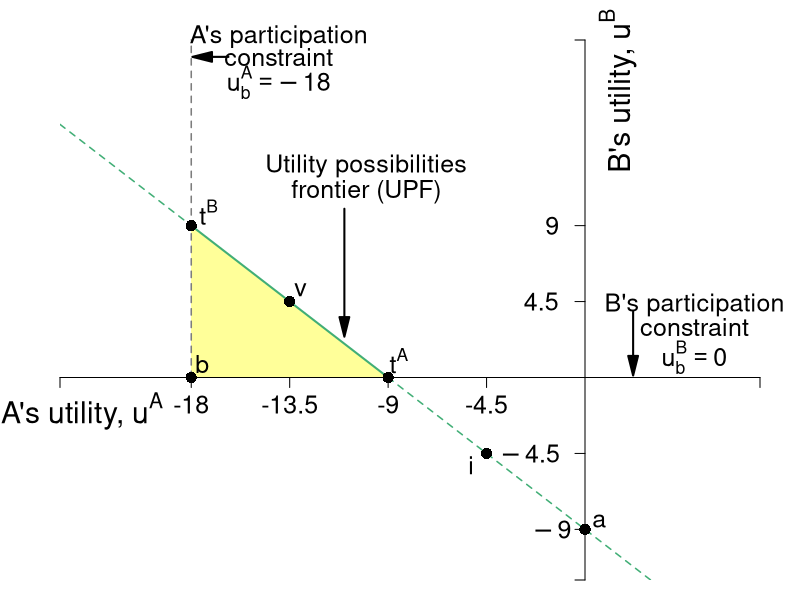

Source code (R):
require(shape)
pdf(file = "what_can_markets_do/upf_bargaining_coase_weighted.pdf", width = 9, height = 7)

#Set parameters for graphics
axislabelsize <- 1.8
labelsize <- 1.5
namesize <- 1.8
annotatesize <- 1.5
graphlinewidth <- 2
segmentlinewidth <- 1.5

COL <- c("#7fc97f", "#beaed4", "#fdc086", "#ffff99", "#386cb0", "#f0027f", "#bf5b17", "#666666")
COLA <- c("#e0f3db", "#99d8c9","#66c2a4","#41ae76", "#238b45", "#005824")
COLB <- c("#c6dbef", "#4eb3d3", "#2b8cbe", "#0868ac","#084081")
COLC <- c("#fcfbfd", "#efedf5", "#dadaeb", "#bcbddc", "#9e9ac8", "#807dba", "#6a51a3", "#54278f", "#3f007d")
grays <- gray.colors(25, start = 1, end = 0, alpha = 1)

par(mar =  c(1, 3, 2, 2))
xlims <- c(-24, 8)
ylims <- c(-12, 20)

upf <- function(uA, intercept = -9, slope = 1){
  intercept - slope*uA
}


#Plot command 
plot(40, 40, xlim = xlims, ylim = ylims, 
     type = "n",
     xlab = expression(paste("")),
     ylab = expression(paste("")), 
     axes = FALSE,
     # xlab = expression(paste("Bob's Payoff, ", u^B)),
     # ylab = expression(paste("Alfredo's Payoff, ", u^A)),
     #xaxt = "n", 
     #yaxt = "n", 
     cex.lab = axislabelsize, 
     bty = "n", 
     xaxs="i", 
     yaxs="i"
)


#Rent polygon
xrent <- c(-18, -18, -9, -18)
yrent <- c(0, 9, 0, 0)
polygon(xrent, yrent, col = COL[4], density = NULL, border = NA)

#Customize ticks and labels for the plot
# ticksy <- seq(ylims[1], ylims[2], 1)
# ylabels <- seq(ylims[1], ylims[2], 1)
# ticksx <- seq(xlims[1], xlims[2], 1)
# xlabels <- seq(xlims[1], xlims[2], 1)
ticksy <- c(ylims[1], -9, -4.5, 4.5, 9, ylims[2])
ylabels <- c(NA, NA, NA, NA, NA, NA)
ticksx <- c(xlims[1], -18, -13.5, -9, -4.5, xlims[2])
xlabels <- c(NA, -18, -13.5, -9, -4.5, NA)
axis(1, at = ticksx, pos = 0, labels = xlabels, cex.axis = labelsize)
axis(2, at = ticksy, pos = 0, labels = ylabels, las = 1, cex.axis = labelsize)
#Axis labels
text(xlims[1] + 1, -2, expression(paste("A's utility, ", u^A)), xpd = TRUE, cex = axislabelsize) 
text(1.5, ylims[2] - 3, expression(paste("B's utility, ", u^B)), xpd = TRUE, cex = axislabelsize, srt = 90) 


#Label 2.25 and 4.5
text(-2, 4.5, expression(paste(4.5)), xpd = TRUE, cex = labelsize) 
text(-1.5, 9, expression(paste(9)), xpd = TRUE, cex = labelsize) 
text(-2.5, -4.5 , expression(paste(-4.5)), xpd = TRUE, cex = labelsize) 
text(-1.5, -9 , expression(paste(-9)), xpd = TRUE, cex = labelsize) 
#text(-4.5, 0.5 , expression(paste(-4.5)), xpd = TRUE, cex = labelsize) 


npts <- 500 
xx1 <- seq(xlims[1], -18, length.out = npts)
xx2 <- seq(-18, -9, length.out = npts)
xx3 <- seq(-9, xlims[2], length.out = npts)
lines(xx1, upf(xx1), col = COLA[4], lwd = segmentlinewidth, lty = 2)
lines(xx2, upf(xx2), col = COLA[4], lwd = graphlinewidth)
lines(xx3, upf(xx3), col = COLA[4], lwd = segmentlinewidth, lty = 2)



#Lines for the coordinates of the Nash equilbrium
#text(-15.8, -7, expression(paste("Economic rents, or")), cex = labelsize)
# text(-15.8, -9, expression(paste("Bargaining set")), cex = labelsize)
# Arrows(-15.8, -6, -15.8, 1, col = "black", lty = 1, lwd = 2, arr.type = "triangle")

#Label the UPF
#text(-9, 18, expression(paste("Utility possibilities frontier, or")), cex = labelsize)
#text(-9, 16, expression(paste("bargaining frontier")), cex = labelsize)
text(-10, 12.5, expression(paste("Utility possibilities")), cex = labelsize)
text(-10, 11, expression(paste("frontier (UPF)")), cex = labelsize)

Arrows(-11, 10, -11, 3, col = "black", lty = 1, lwd = 2, arr.type = "triangle")

#Lines for Fallback positions
segments(-18, 0, -18, ylims[2], lty = 2, col = grays[20], lwd = segmentlinewidth, xpd = TRUE)
text(-14, 20.2, expression(paste("A's participation")), cex = labelsize, xpd = TRUE)
text(-14, 19, expression(paste("constraint")), cex = labelsize, xpd = TRUE)
text(-14, 17.5, expression(paste(u[b]^A == -18)), cex = labelsize, xpd = TRUE)
Arrows(-16.3, 19, -17.5, 19, col = "black", lty = 1, lwd = 2, arr.type = "triangle")


text(5, 4.3, expression(paste("B's participation")), cex = labelsize, xpd = TRUE)
text(5, 3, expression(paste("constraint")), cex = labelsize, xpd = TRUE)
text(5, 1.2, expression(paste(u[b]^B == 0)), cex = labelsize, xpd = TRUE)
Arrows(2.2, 3.9, 2.2, 0.7, col = "black", lty = 1, lwd = 2, arr.type = "triangle")


#Add points

points(0, -9, pch = 16, col = "black", cex = 1.5)
text(0.65, -8.5, expression(paste(a)), cex = labelsize)


points(-9, 0, pch = 16, col = "black", cex = 1.5)
text(-8.5, 1, expression(paste(t^A)), cex = labelsize)

points(-18, 9, pch = 16, col = "black", cex = 1.5)
text(-17.2, 9.8, expression(paste(t^B)), cex = labelsize)

points(-13.5, 4.5, pch = 16, col = "black", cex = 1.5)
text(-13, 5.2, expression(paste(v)), cex = labelsize)

points(-18, 0, pch = 16, col = "black", cex = 1.5)
text(-17.5, 0.8, expression(paste(b)), cex = labelsize)



points(-4.5, -4.5, pch = 16, col = "black", cex = 1.5)
text(-5.2, -5.2, expression(paste(i)), cex = labelsize)



dev.off()
